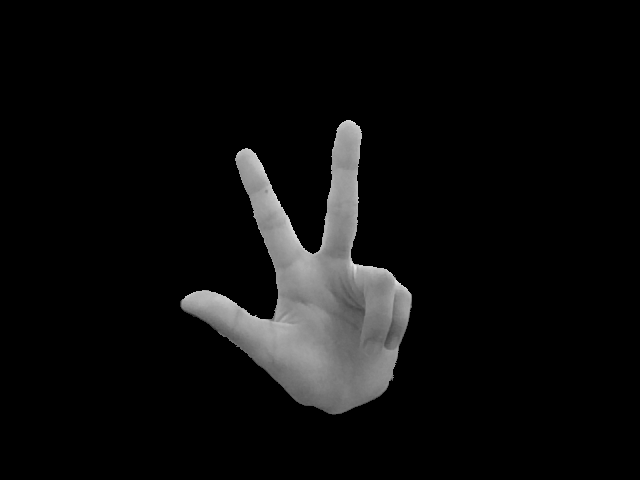
#> input picture dataset_scale/train/eight/image_1.png, 640 x 480 px, found by its file name; its folder holds only this picture in this run
$ python data_aug_scale.py
#> lines starting #> are read from the running program, lines starting #| are printed output that depends on the picture
import os
from PIL import Image

base_path = "C:/Users/ouche/Desktop/CV_FP/train"

augmentations = {
    "_left5": lambda img: img.rotate(5, fillcolor=(0 if img.mode == "L" else (255, 255, 255))),
    "_left10": lambda img: img.rotate(10, fillcolor=(0 if img.mode == "L" else (255, 255, 255))),
    "_right5": lambda img: img.rotate(-5, fillcolor=(0 if img.mode == "L" else (255, 255, 255))),
    "_right10": lambda img: img.rotate(-10, fillcolor=(0 if img.mode == "L" else (255, 255, 255))),
    "_mirror": lambda img: img.transpose(Image.FLIP_LEFT_RIGHT),
    "_left5m": lambda img: img.transpose(Image.FLIP_LEFT_RIGHT).rotate(5, fillcolor=(0 if img.mode == "L" else (255, 255, 255))),
    "_left10m": lambda img: img.transpose(Image.FLIP_LEFT_RIGHT).rotate(10, fillcolor=(0 if img.mode == "L" else (255, 255, 255))),
    "_right5m": lambda img: img.transpose(Image.FLIP_LEFT_RIGHT).rotate(-5, fillcolor=(0 if img.mode == "L" else (255, 255, 255))),
    "_right10m": lambda img: img.transpose(Image.FLIP_LEFT_RIGHT).rotate(-10, fillcolor=(0 if img.mode == "L" else (255, 255, 255))),
    "_zoom_in": lambda img: zoom_in(img, scale=1.2),  # 方法1：放大並切割
    "_zoom_out": lambda img: zoom_out(img, scale=0.8)  # 方法2：縮小並填充黑色
}

def zoom_in(img, scale=1.2):
    width, height = img.size
    new_width = int(width * scale)
    new_height = int(height * scale)
    img_resized = img.resize((new_width, new_height), Image.Resampling.LANCZOS)
    left = (new_width - width) // 2
    top = (new_height - height) // 2
    right = left + width
    bottom = top + height

    return img_resized.crop((left, top, right, bottom))

def zoom_out(img, scale=0.8):
    width, height = img.size
    new_width = int(width * scale)
    new_height = int(height * scale)
    img_resized = img.resize((new_width, new_height), Image.Resampling.LANCZOS)
    new_img = Image.new("RGB", (width, height), (0, 0, 0))
    left = (width - new_width) // 2
    top = (height - new_height) // 2
    new_img.paste(img_resized, (left, top))

    return new_img

for folder_name in os.listdir(base_path):
    folder_path = os.path.join(base_path, folder_name)

    if not os.path.isdir(folder_path):
        print(f"{folder_path} 不是資料夾，跳過。")
        continue

    for img_name in os.listdir(folder_path):
        img_path = os.path.join(folder_path, img_name)

        try:
            img = Image.open(img_path)
#> img is the input picture: PIL image 640x480 L; min 0, max 229, mean 12.9
        except Exception as e:
            print(f"無法讀取圖片 {img_path}，錯誤：{e}")
            continue

        for aug_suffix, aug_function in augmentations.items():
            aug_img = aug_function(img)
            original_width, original_height = img.size
            new_width, new_height = aug_img.size

            left = (new_width - original_width) // 2
            top = (new_height - original_height) // 2
            right = left + original_width
            bottom = top + original_height

            aug_img = aug_img.crop((left, top, right, bottom))
            aug_img_path = os.path.join(folder_path, f"{os.path.splitext(img_name)[0]}{aug_suffix}{os.path.splitext(img_name)[1]}")
            aug_img.save(aug_img_path)
#> this loop made 11 passes
#> pass 1, `aug_img = aug_function(img)`:
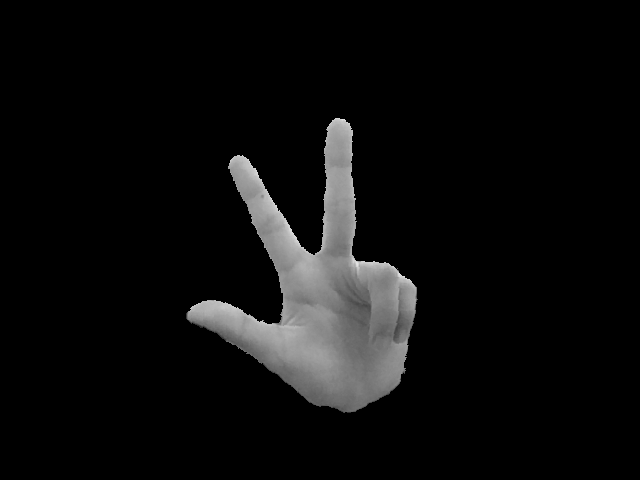
#> aug_img: PIL image 640x480 L; min 0, max 229, mean 12.9
#> pass 2, `aug_img = aug_function(img)`:
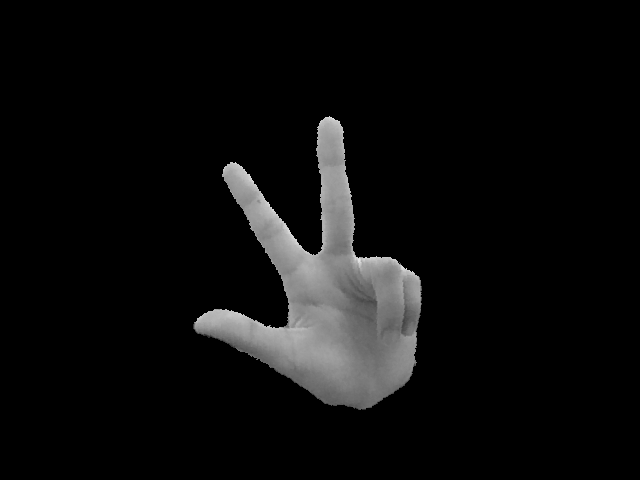
#> aug_img: PIL image 640x480 L; min 0, max 229, mean 12.9
#> pass 3, `aug_img = aug_function(img)`:
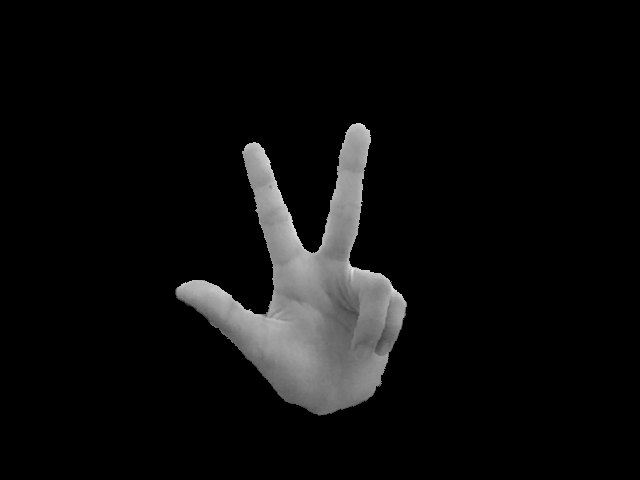
#> aug_img: PIL image 640x480 L; min 0, max 229, mean 12.9
#> after the loop:
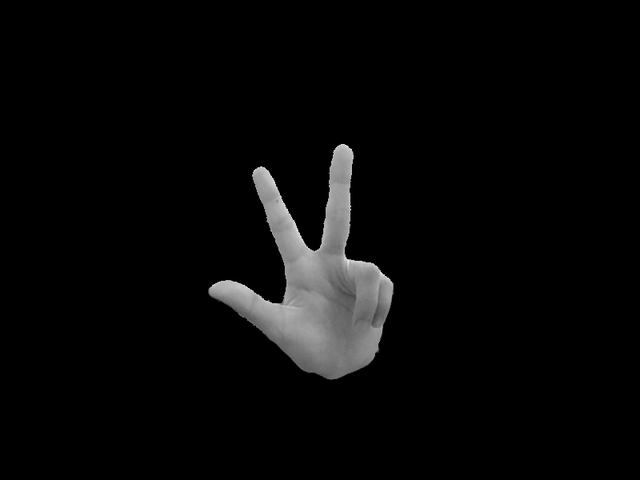
#> aug_img: PIL image 640x480 RGB; min 0, max 249, mean 8.3

        print(f"已處理圖片：{img_path}")
#> pass 2 of the loop `for folder_name in os.listdir(base_path):`:
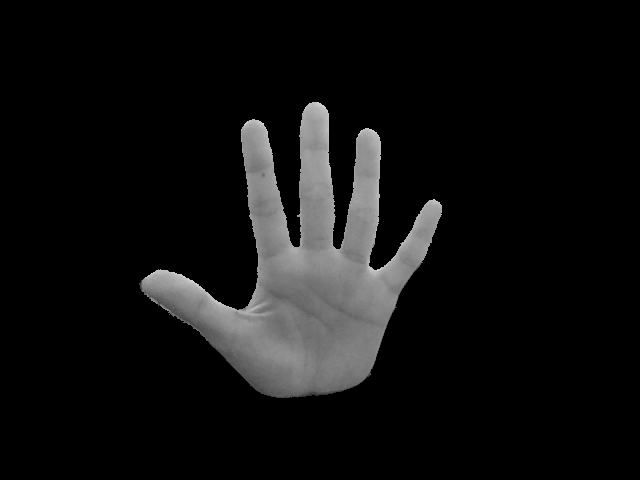
#> input picture dataset_scale/train/five/image_2.png, 640 x 480 px, found by its file name
#> img is the input picture: PIL image 640x480 L; min 0, max 222, mean 16.4
#> the loop `for aug_suffix, aug_function in augmentations.items():` made 11 passes
#> pass 1, `aug_img = aug_function(img)`:
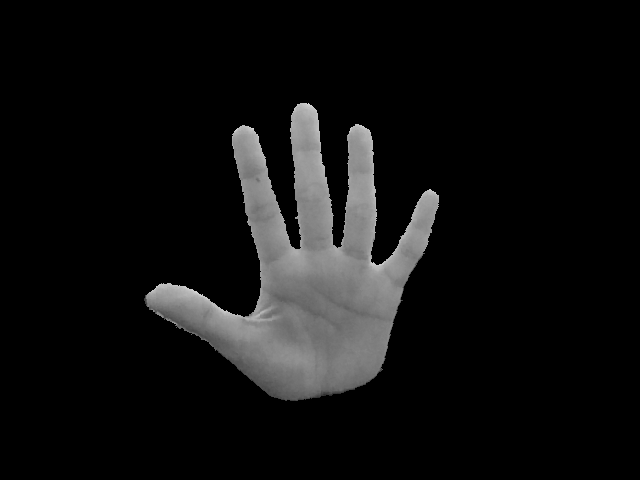
#> aug_img: PIL image 640x480 L; min 0, max 222, mean 16.4
#> after the loop `for aug_suffix, aug_function in augmentations.items():`:
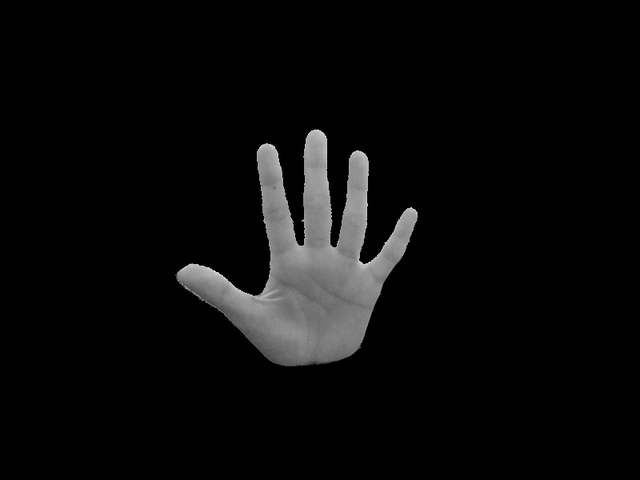
#> aug_img: PIL image 640x480 RGB; min 0, max 240, mean 10.6

print("所有圖片擴增完成！")
